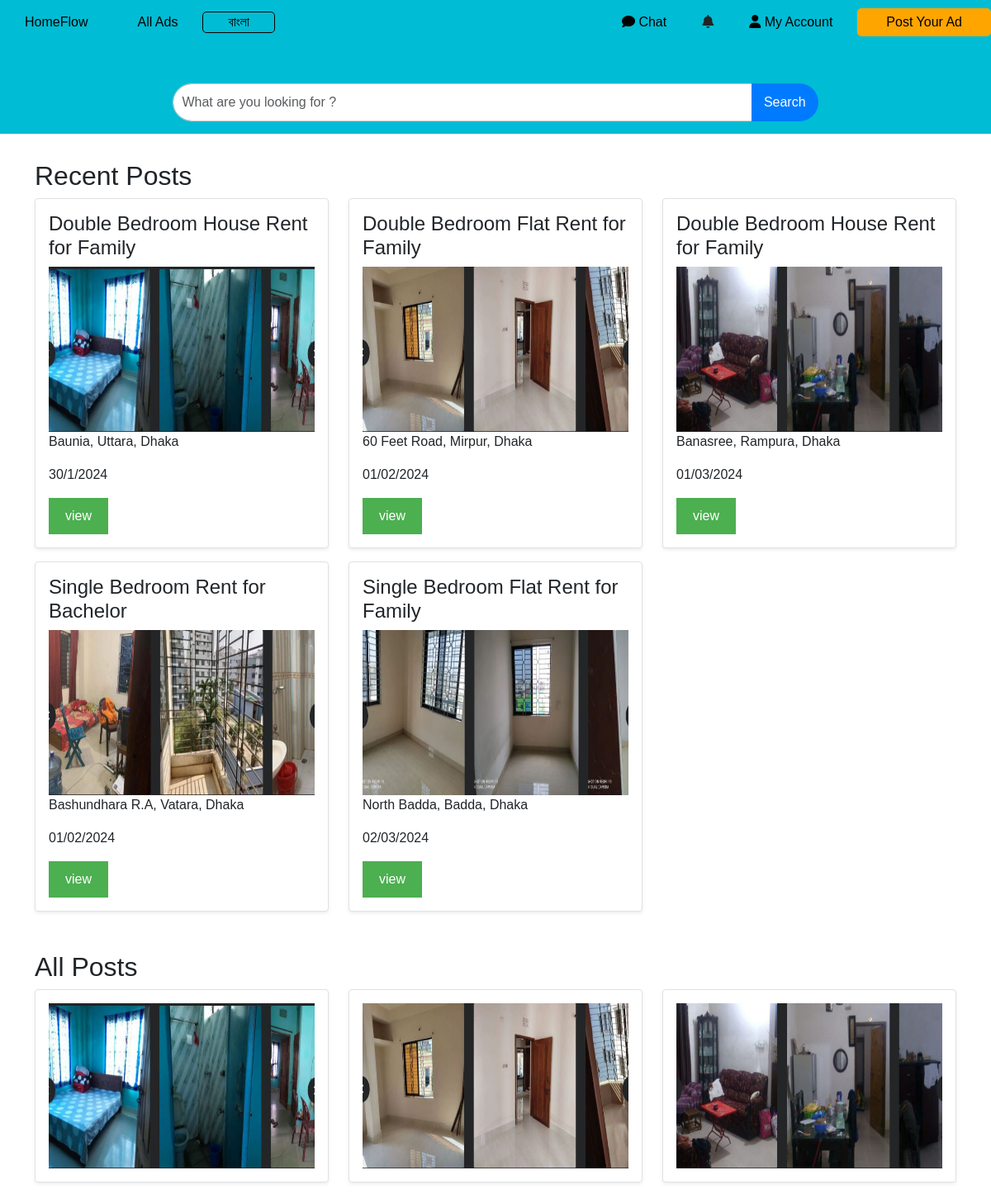
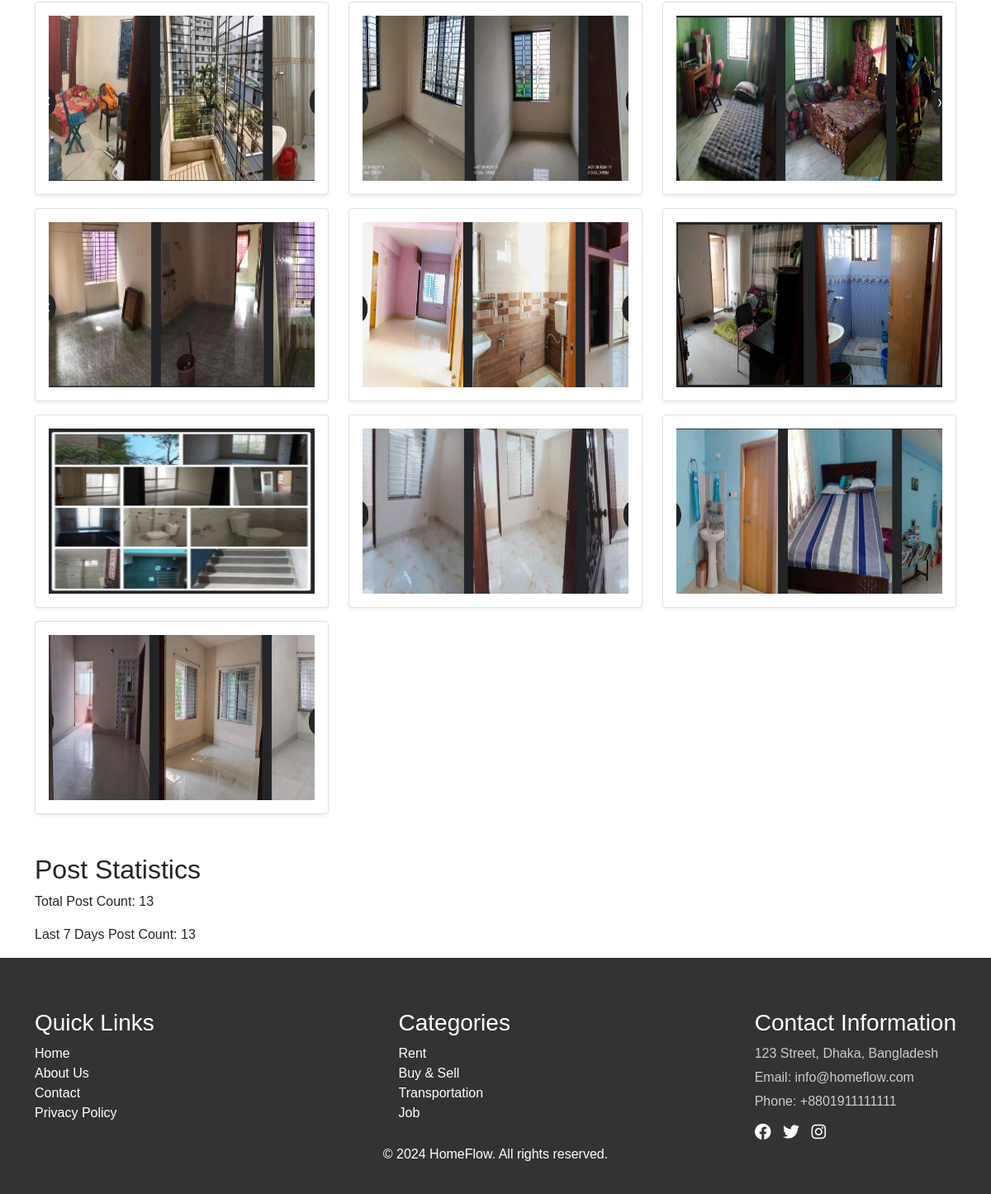
The app's page /dashboardPage/ (signed in) with its own data (2 pictures, top to bottom).
### myApp/models.py (models this page shows, shortened)
class toLet_model(models.Model):
    rent_title=models.CharField(max_length=100,null=True)
    location=models.CharField(max_length=100,null=True)
    homeDescription=models.TextField(null=True)
    rentDescription=models.TextField(null=True)
    deadline=models.TextField(null=True)
    nid=models.TextField(null=True)
    create_at = models.DateTimeField(auto_now_add=True,null=True)
    update_at = models.DateTimeField(auto_now=True,null=True)
    rent_creator = models.ForeignKey(Custom_User,on_delete=models.CASCADE)
    homePicture=models.ImageField(upload_to='media/homePicture',null=True)
    class Meta:
        permissions = [
            ('can_edit_own_post', 'Can edit own post'),
        ]
    is_applied = models.BooleanField(default=False)

### myProject/views.py (the view)
# urls.py: path('dashboardPage/',dashboardPage,name='dashboardPage'),
@login_required
def dashboardPage(request):
    search = request.GET.get("search")
    print(search)
    if search:
        allPost = toLet_model.objects.filter(Q(rent_title__icontains=search) | Q(location__icontains=search)).order_by('-create_at')
        print(allPost)
    else:
        allPost = toLet_model.objects.all().order_by('-create_at')
    recent_posts = toLet_model.objects.order_by('-create_at')[:5]  # Retrieve the 5 most recent posts
    total_post_count = allPost.count()
    seven_days_ago = datetime.now() - timedelta(days=7)
    last_7_days_post_count = toLet_model.objects.filter(create_at__gte=seven_days_ago).count()
    context = {
        'all_posts': allPost,
        'recent_posts': recent_posts,
        'total_post_count': total_post_count,
        'last_7_days_post_count': last_7_days_post_count,
    }
    return render(request, 'dashboard.html', context)

### Template/dashboard.html (shortened to what this page needs)
{% load static %}
{% load notifications_tags %}
<!DOCTYPE html>
<html lang="en">
<head>
    <link rel="stylesheet" href="https://cdnjs.cloudflare.com/ajax/libs/font-awesome/6.4.2/css/all.min.css" />
    <link rel="stylesheet" href="https://cdn.jsdelivr.net/npm/bootstrap@5.3.1/dist/css/bootstrap.min.css">
</head>
<body>
{% include "navbar.html" %}
{% block content %}
<div class="search-bottom">
    <div class="container">
        <div class="input-group">
            <input type="text" class="form-control" placeholder="What are you looking for ?">
            <button class="btn btn-primary" type="button">Search</button>
        </div>
    </div>
</div>
<div class="container">
    <h2>Recent Posts</h2>
    <div class="row">
        {% for post in recent_posts %}
            <div class="col-md-4">
                <div class="post-item">
                    <h4>{{ post.rent_title }}</h4>
                    <div class="post-image-container">
                        <img src="/{{ post.homePicture }}" alt="{{ post.rent_title }}" class="post-image">
                    </div>
                    <p>{{ post.location }}</p>
                    <p>{{ post.deadline }}</p>
                    <button>view</button>
                </div>
            </div>
        {% endfor %}
    </div>
</div>
<div class="container">
    <h2>All Posts</h2>
    <div class="row">
        {% for post in all_posts %}
            <div class="col-md-4">
                <div class="post-item">
                    <div class="post-image-container">
                        <img src="/{{ post.homePicture }}" alt="{{ post.rent_title }}" class="post-image">
                    </div>
                </div>
            </div>
        {% endfor %}
    </div>
</div>
<div class="container statistics">
    <h2>Post Statistics</h2>
    <p>Total Post Count: {{ total_post_count }}</p>
    <p>Last 7 Days Post Count: {{ last_7_days_post_count }}</p>
</div>
{% endblock content %}
{% include "footer.html" %}
</body>
</html>

### Template/navbar.html (shortened to what this page needs)
{% load static %}
{% load notifications_tags %}
<!DOCTYPE html>
<html lang="en">
<head>
    <link rel="stylesheet" href="https://cdnjs.cloudflare.com/ajax/libs/font-awesome/6.4.2/css/all.min.css" />
    <link rel="stylesheet" href="https://cdn.jsdelivr.net/npm/bootstrap@5.3.1/dist/css/bootstrap.min.css">
    <link rel="stylesheet" href="https://cdnjs.cloudflare.com/ajax/libs/font-awesome/5.15.1/css/all.min.css">
</head>
<body>
    {% block content %}
    <nav class="navbar">
        <div class="left-section">
            <div class="ads">
                <a href="{% url 'dashboardPage' %}">HomeFlow</a>
            </div>
            <div class="ads">
                <a href="{% url 'viewrentPage' %}">All Ads</a>
            </div>
            <div class="language">
                <a href="#">বাংলা</a>
            </div>
        </div>
        <div class="right-section">
            {% if user.is_authenticated %}
                <div class="chat-icon">
                    <a href="{% url 'chatPage' %}"><i class="fas fa-comment"></i> Chat</a>
                </div>
                <div class="dropdown">
                    <button class="btn " type="button" id="userDropdown" data-bs-toggle="dropdown" aria-expanded="false">
                        <i class="fas fa-bell notification-icon"></i>
                    </button>
                    {% notifications_unread as count %}
                </div>
                <div class="my-account">
                    <a href="{% url 'myaccount' %}"><i class="fa-solid fa-user"></i> My Account</a>
                </div>
                <div class="post-ad">
                    <a href="{% url 'add_rent_Page' %}">Post Your Ad</a>
                </div>
            {% endif %}
        </div>
    </nav>
</body>
</html>
{% endblock content %}

### Template/footer.html (shortened to what this page needs)
<!DOCTYPE html>
<html lang="en">
<head>
    <link rel="stylesheet" href="https://cdnjs.cloudflare.com/ajax/libs/font-awesome/6.4.2/css/all.min.css" />
    <link rel="stylesheet" href="https://cdn.jsdelivr.net/npm/bootstrap@5.3.1/dist/css/bootstrap.min.css">
    <link rel="stylesheet" href="https://cdnjs.cloudflare.com/ajax/libs/font-awesome/5.15.1/css/all.min.css">
</head>
<body>
    <div id="footer-wrapper">
        <footer>
            <div class="container">
                <div class="footer-content">
                    <div class="footer-section">
                        <h3>Quick Links</h3>
                        <ul>
                            <li><a href="#">Home</a></li>
                            <li><a href="#">About Us</a></li>
                            <li><a href="#">Contact</a></li>
                            <li><a href="#">Privacy Policy</a></li>
                        </ul>
                    </div>
                    <div class="footer-section">
                        <h3>Categories</h3>
                        <ul>
                            <li><a href="#">Rent</a></li>
                            <li><a href="#">Buy & Sell</a></li>
                            <li><a href="#">Transportation</a></li>
                            <li><a href="#">Job</a></li>
                        </ul>
                    </div>
                    <div class="footer-section contact-info">
                        <h3>Contact Information</h3>
                        <p>123 Street, Dhaka, Bangladesh</p>
                        <p>Email: info@homeflow.com</p>
                        <p>Phone: +8801911111111</p>
                        <div class="social-icons">
                            <a href="#" class="social-icon"><i class="fab fa-facebook"></i></a>
                            <a href="#" class="social-icon"><i class="fab fa-twitter"></i></a>
                            <a href="#" class="social-icon"><i class="fab fa-instagram"></i></a>
                        </div>
                    </div>
                </div>
                <div class="copyright">
                    <p>&copy; 2024 HomeFlow. All rights reserved.</p>
                </div>
            </div>
        </footer>
    </div>
</body>
</html>

### Template/navbar.html (style rules this page uses)
body { font-family: 'Arial', sans-serif; margin: 0; padding: 0; }
.navbar { display: flex; justify-content: space-between; align-items: center; padding: 20px; background-color: #00bcd4; }
.navbar .language { border: 1px solid black; border-radius: 5px; }
.left-section { display: flex; align-items: center; }
.right-section { display: flex; align-items: center; }
.navbar a { color: #000; text-decoration: none; margin: 0px 30px; }
.post-ad { background-color: orange; border-radius: 5px; padding: 5px; }

### Template/footer.html (style rules this page uses)
body { font-family: 'Arial', sans-serif; margin: 0; padding: 0; }
#footer-wrapper { background-color: #333; color: #fff; padding: 20px 0; }
.footer-content { display: flex; flex-wrap: wrap; justify-content: space-between; }
.footer-section { margin-top: 10px; }
.footer-section ul { list-style: none; padding: 0; margin: 0; }
.footer-section li a { margin: 5px 0; text-decoration: none; color: #fff; }
.footer-section.contact-info { text-align: left; }
.footer-section.contact-info h3 { color: #fff; }
.footer-section.contact-info p { color: #ccc; margin: 5px 0; }
.social-icons { margin-top: 10px; }
.social-icon { display: inline-block; margin-right: 10px; font-size: 20px; color: #fff; text-decoration: none; }
.copyright { text-align: center; }

### records on screen
toLet_model: rent_title "Double Bedroom House Rent for Family", homePicture (picture), location "Baunia, Uttara, Dhaka", deadline "30/1/2024"
toLet_model: rent_title "Double Bedroom Flat Rent for Family", homePicture (picture), location "60 Feet Road, Mirpur, Dhaka", deadline "01/02/2024"
toLet_model: rent_title "Double Bedroom House Rent for Family", homePicture (picture), location "Banasree, Rampura, Dhaka", deadline "01/03/2024"
toLet_model: rent_title "Single Bedroom Rent for Bachelor", homePicture (picture), location "Bashundhara R.A, Vatara, Dhaka", deadline "01/02/2024"
toLet_model: rent_title "Single Bedroom Flat Rent for Family", homePicture (picture), location "North Badda, Badda, Dhaka", deadline "02/03/2024"
toLet_model: homePicture (picture)
toLet_model: homePicture (picture)
toLet_model: homePicture (picture)
toLet_model: homePicture (picture)
toLet_model: homePicture (picture)
toLet_model: homePicture (picture)
toLet_model: homePicture (picture)
toLet_model: homePicture (picture)

### other values on screen
{{ total_post_count }} "13"
{{ last_7_days_post_count }} "13"
